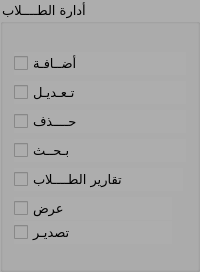
                             <widget class="QGroupBox" name="groupBox_10">
                              <property name="maximumSize">
                               <size>
                                <width>200</width>
                                <height>500</height>
                               </size>
                              </property>
                              <property name="font">
                               <font>
                                <family>Motken K Sina</family>
                                <pointsize>10</pointsize>
                                <weight>50</weight>
                                <italic>false</italic>
                                <bold>false</bold>
                               </font>
                              </property>
                              <property name="styleSheet">
                               <string notr="true">background-color:rgb(173, 173, 173);
color:rgb(0, 0, 0)</string>
                              </property>
                              <property name="title">
                               <string>أدارة الطــــلاب</string>
                              </property>
                              <layout class="QGridLayout" name="gridLayout_54">
                               <item row="0" column="0">
                                <layout class="QVBoxLayout" name="verticalLayout_11">
                                 <property name="topMargin">
                                  <number>17</number>
                                 </property>
                                 <item>
                                  <layout class="QVBoxLayout" name="verticalLayout_10">
                                   <item>
                                    <widget class="QCheckBox" name="bt_save_student">
                                     <property name="font">
                                      <font>
                                       <family>Motken K Sina</family>
                                       <pointsize>10</pointsize>
                                       <weight>50</weight>
                                       <italic>false</italic>
                                       <bold>false</bold>
                                      </font>
                                     </property>
                                     <property name="text">
                                      <string>أضــافـة</string>
                                     </property>
                                    </widget>
                                   </item>
                                   <item>
                                    <widget class="QCheckBox" name="bt_update_student">
                                     <property name="font">
                                      <font>
                                       <family>Motken K Sina</family>
                                       <pointsize>10</pointsize>
                                       <weight>50</weight>
                                       <italic>false</italic>
                                       <bold>false</bold>
                                      </font>
                                     </property>
                                     <property name="text">
                                      <string>تـعـديـل</string>
                                     </property>
                                    </widget>
                                   </item>
                                   <item>
                                    <widget class="QCheckBox" name="bt_delete_student">
                                     <property name="font">
                                      <font>
                                       <family>Motken K Sina</family>
                                       <pointsize>10</pointsize>
                                       <weight>50</weight>
                                       <italic>false</italic>
                                       <bold>false</bold>
                                      </font>
                                     </property>
                                     <property name="text">
                                      <string>حــــذف</string>
                                     </property>
                                    </widget>
                                   </item>
                                   <item>
                                    <widget class="QCheckBox" name="bt_search_student">
                                     <property name="font">
                                      <font>
                                       <family>Motken K Sina</family>
                                       <pointsize>10</pointsize>
                                       <weight>50</weight>
                                       <italic>false</italic>
                                       <bold>false</bold>
                                      </font>
                                     </property>
                                     <property name="text">
                                      <string>بـحــث</string>
                                     </property>
                                    </widget>
                                   </item>
                                  </layout>
                                 </item>
                                 <item>
                                  <layout class="QVBoxLayout" name="verticalLayout_334" stretch="20,80">
                                   <property name="rightMargin">
                                    <number>3</number>
                                   </property>
                                   <item>
                                    <widget class="QCheckBox" name="bt_reports_student">
                                     <property name="font">
                                      <font>
                                       <family>Motken K Sina</family>
                                       <pointsize>10</pointsize>
                                       <weight>50</weight>
                                       <italic>false</italic>
                                       <bold>false</bold>
                                      </font>
                                     </property>
                                     <property name="text">
                                      <string>تقارير الطــــلاب</string>
                                     </property>
                                    </widget>
                                   </item>
                                   <item>
                                    <layout class="QVBoxLayout" name="verticalLayout_335">
                                     <property name="spacing">
                                      <number>1</number>
                                     </property>
                                     <property name="sizeConstraint">
                                      <enum>QLayout::SetMaximumSize</enum>
                                     </property>
                                     <property name="leftMargin">
                                      <number>0</number>
                                     </property>
                                     <property name="topMargin">
                                      <number>0</number>
                                     </property>
                                     <property name="rightMargin">
                                      <number>11</number>
                                     </property>
                                     <property name="bottomMargin">
                                      <number>14</number>
                                     </property>
                                     <item>
                                      <widget class="QCheckBox" name="bt_show_student">
                                       <property name="font">
                                        <font>
                                         <family>Motken K Sina</family>
                                         <pointsize>10</pointsize>
                                         <weight>50</weight>
                                         <italic>false</italic>
                                         <bold>false</bold>
                                        </font>
                                       </property>
                                       <property name="text">
                                        <string>عرض</string>
                                       </property>
                                      </widget>
                                     </item>
                                     <item>
                                      <widget class="QCheckBox" name="bt_export_student">
                                       <property name="font">
                                        <font>
                                         <family>Motken K Sina</family>
                                         <pointsize>10</pointsize>
                                         <weight>50</weight>
                                         <italic>false</italic>
                                         <bold>false</bold>
                                        </font>
                                       </property>
                                       <property name="text">
                                        <string>تصديـر</string>
                                       </property>
                                      </widget>
                                     </item>
                                    </layout>
                                   </item>
                                  </layout>
                                 </item>
                                </layout>
                               </item>
                              </layout>
                             </widget>
